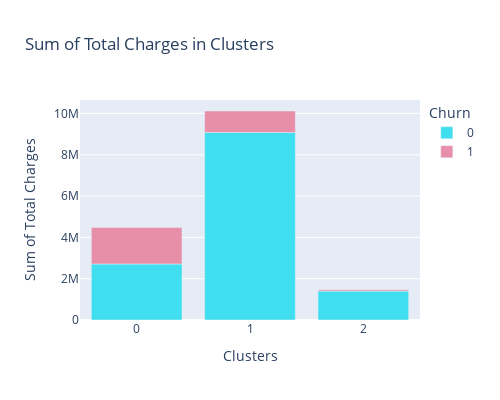

Notebook code cell kept with this figure:
### Code cell
import plotly.express as px
import plotly.offline as pyo

# Set Plotly to work in offline mode
pyo.init_notebook_mode(connected=True)

fig = px.bar(
    agg_df_totCharg, x='Clusters', y='sum',
    color=agg_df_totCharg['Churn'].astype(str),
    width=500, height=400,
    color_discrete_map={'0': color_0_1[0], '1': color_0_1[1]},
    title='Sum of Total Charges in Clusters',
    labels={'sum': 'Sum of Total Charges', 'color': 'Churn'}
)

# Display the plot
fig

### Figure 1 — Plotly figure (JSON) as saved in the notebook; plotly's stock layout.template omitted (floating-point values rounded to 4 significant figures)
{"data": [{"alignmentgroup": "True", "hovertemplate": "Churn=0<br>Clusters=%{x}<br>Sum of Total Charges=%{y}<extra></extra>", "legendgroup": "0", "marker": {"color": "#40DFEF", "pattern": {"shape": ""}}, "name": "0", "offsetgroup": "0", "orientation": "v", "showlegend": true, "textposition": "auto", "type": "bar", "x": [0, 1, 2], "xaxis": "x", "y": [2713560, 9079539, 1400143], "yaxis": "y"}, {"alignmentgroup": "True", "hovertemplate": "Churn=1<br>Clusters=%{x}<br>Sum of Total Charges=%{y}<extra></extra>", "legendgroup": "1", "marker": {"color": "#E78EA9", "pattern": {"shape": ""}}, "name": "1", "offsetgroup": "1", "orientation": "v", "showlegend": true, "textposition": "auto", "type": "bar", "x": [0, 1, 2], "xaxis": "x", "y": [1763763, 1040409, 58755], "yaxis": "y"}], "layout": {"barmode": "relative", "height": 400, "legend": {"title": {"text": "Churn"}, "tracegroupgap": 0}, "title": {"text": "Sum of Total Charges in Clusters"}, "width": 500, "xaxis": {"anchor": "y", "domain": [0, 1], "title": {"text": "Clusters"}}, "yaxis": {"anchor": "x", "domain": [0, 1], "title": {"text": "Sum of Total Charges"}}}}
